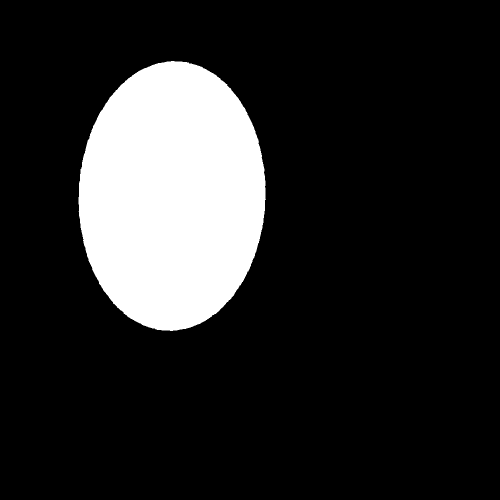
#> input picture test_generated_ellipses/1014.png, 1000 x 1000 px (shown at 1/2 size); its folder holds only this picture in this run
$ python test_hard_parse.py
#> lines starting #> are read from the running program, lines starting #| are printed output that depends on the picture; after the words box and inside, x2 and y2 are one past the last pixel; in counts of white or black regions, pixels touching at a corner belong together
from PIL import Image
import numpy
from os import listdir
from os.path import isfile, join

directories = ['test_generated_ellipses', 'test_generated_rectangles', 'test_generated_triangles']
output_file = "test_hard_shape_dataset"
of = open(output_file, 'w')
for directory in directories:
	files = [f for f in listdir(directory) if isfile(join(directory, f))]
	for file in files:
		image = Image.open(directory + '/' + file)
#> image is the input picture: PIL image 1000x1000 1; 15.8% white; 1 white region, box (x1, y1, x2, y2) and area: (157, 122, 532, 662) 158049
		image = image.resize((50, 50))
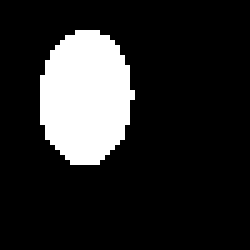
#> image: PIL image 50x50 1 (shown 5 times larger); 15.9% white; 1 white region, box (x1, y1, x2, y2) and area: (8, 6, 27, 33) 397
		pix = numpy.array(image)
		(width, height) = pix.shape
#> width = 50; height = 50
		label = directories.index(directory)
		s = str(label) + " "
		for i in range(0, width):
			for j in range(0, height):
				s += str(pix[i][j]/255.0) + ","
			s = s[:len(s) - 1]
			s += "?"
#> (the run stopped early here; a loop or call above may not have finished)
